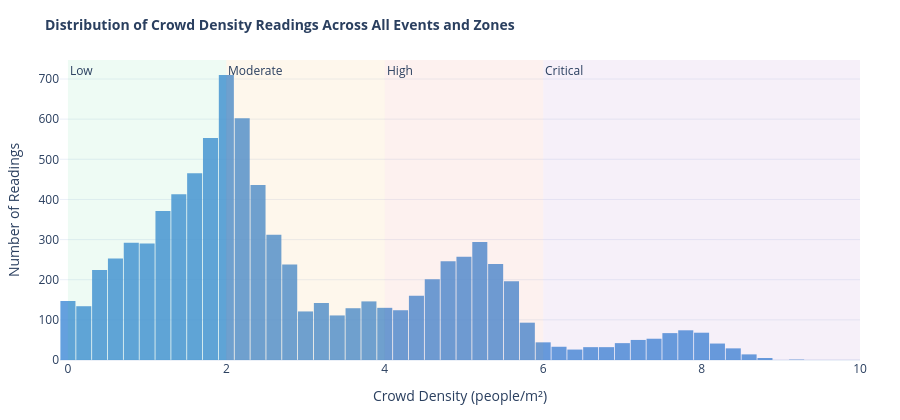

Notebook code cell kept with this figure:
### Markdown cell above
## 2.2 Distributional Analysis

Before examining patterns over time, we first understand the overall shape of the density data — how readings are distributed, where the bulk of observations fall, and how frequently dangerous thresholds are breached across the full dataset.

### Code cell
# ================================================
# Chart 1: Density Distribution with Risk Thresholds
# ================================================

fig = go.Figure()

fig.add_trace(go.Histogram(
    x=df['density_pm2'],
    nbinsx=60,
    marker_color='#4A90D9',
    opacity=0.85,
    name='Readings'
))

# Risk threshold zones
fig.add_vrect(x0=0, x1=2.0, fillcolor="#2ecc71", opacity=0.08, line_width=0, annotation_text="Low", annotation_position="top left")
fig.add_vrect(x0=2.0, x1=4.0, fillcolor="#f39c12", opacity=0.08, line_width=0, annotation_text="Moderate", annotation_position="top left")
fig.add_vrect(x0=4.0, x1=6.0, fillcolor="#e74c3c", opacity=0.08, line_width=0, annotation_text="High", annotation_position="top left")
fig.add_vrect(x0=6.0, x1=10.0, fillcolor="#8e44ad", opacity=0.08, line_width=0, annotation_text="Critical", annotation_position="top left")

fig.update_layout(
    title=dict(text="<b>Distribution of Crowd Density Readings Across All Events and Zones</b>", font_size=14),
    xaxis_title="Crowd Density (people/m²)",
    yaxis_title="Number of Readings",
    template='plotly_white',
    height=420,
    width=900,
    margin=dict(t=60, b=60, l=60, r=40),
    bargap=0.05
)

fig.show()

### Figure 1 — Plotly figure (JSON) as saved in the notebook; plotly's stock layout.template omitted (floating-point values rounded to 4 significant figures; data arrays with more than 128 entries replaced by an {"elided": "..."} marker saying what was removed)
{"data": [{"marker": {"color": "#4A90D9"}, "name": "Readings", "nbinsx": 60, "opacity": 0.85, "type": "histogram", "x": {"elided": "8640 float values"}}], "layout": {"annotations": [{"showarrow": false, "text": "Low", "x": 0, "xanchor": "left", "xref": "x", "y": 1, "yanchor": "top", "yref": "y domain"}, {"showarrow": false, "text": "Moderate", "x": 2, "xanchor": "left", "xref": "x", "y": 1, "yanchor": "top", "yref": "y domain"}, {"showarrow": false, "text": "High", "x": 4, "xanchor": "left", "xref": "x", "y": 1, "yanchor": "top", "yref": "y domain"}, {"showarrow": false, "text": "Critical", "x": 6, "xanchor": "left", "xref": "x", "y": 1, "yanchor": "top", "yref": "y domain"}], "bargap": 0.05, "height": 420, "margin": {"b": 60, "l": 60, "r": 40, "t": 60}, "shapes": [{"fillcolor": "#2ecc71", "line": {"width": 0}, "opacity": 0.08, "type": "rect", "x0": 0, "x1": 2, "xref": "x", "y0": 0, "y1": 1, "yref": "y domain"}, {"fillcolor": "#f39c12", "line": {"width": 0}, "opacity": 0.08, "type": "rect", "x0": 2, "x1": 4, "xref": "x", "y0": 0, "y1": 1, "yref": "y domain"}, {"fillcolor": "#e74c3c", "line": {"width": 0}, "opacity": 0.08, "type": "rect", "x0": 4, "x1": 6, "xref": "x", "y0": 0, "y1": 1, "yref": "y domain"}, {"fillcolor": "#8e44ad", "line": {"width": 0}, "opacity": 0.08, "type": "rect", "x0": 6, "x1": 10, "xref": "x", "y0": 0, "y1": 1, "yref": "y domain"}], "title": {"font": {"size": 14}, "text": "<b>Distribution of Crowd Density Readings Across All Events and Zones</b>"}, "width": 900, "xaxis": {"title": {"text": "Crowd Density (people/m²)"}}, "yaxis": {"title": {"text": "Number of Readings"}}}}
